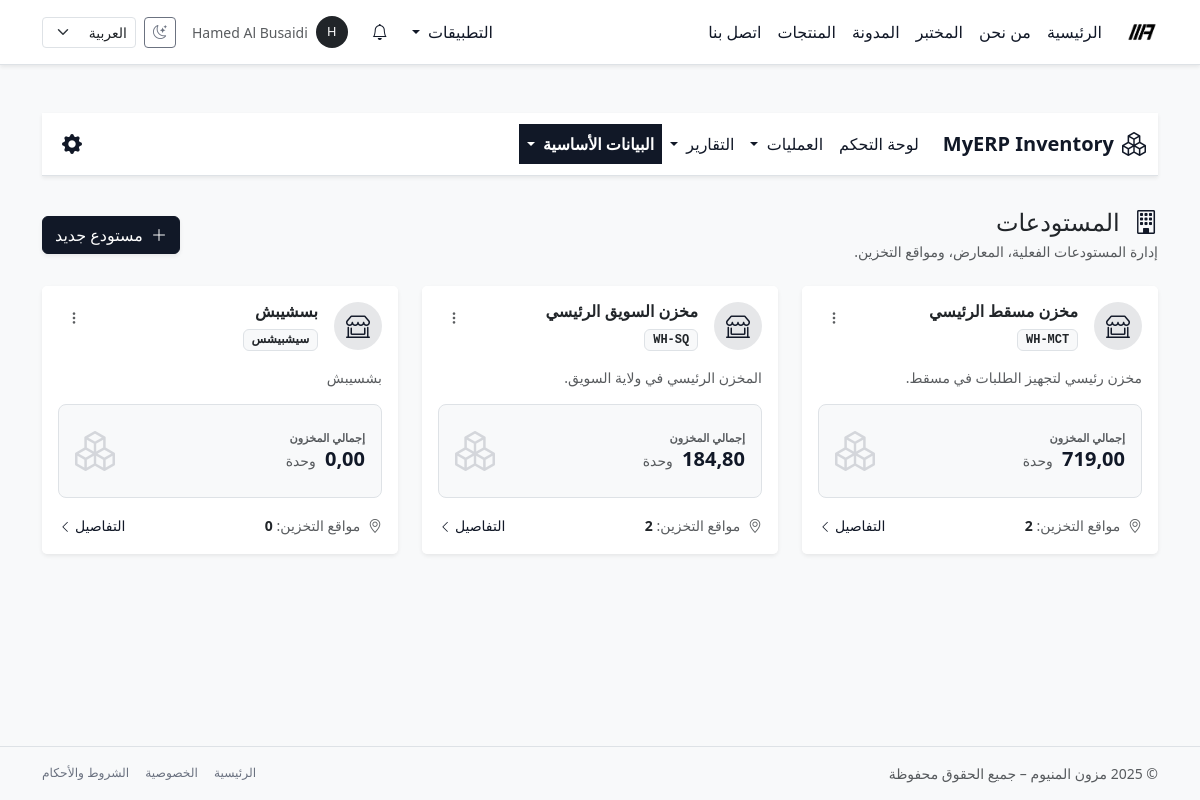
The app's page /ar/inventory/warehouses/ (signed in) with its own data.
### inventory/models.py (models this page shows, shortened)
class Warehouse(BaseModel):
    code = models.CharField(max_length=20, unique=True, verbose_name=_("كود المستودع"))
    name = models.CharField(max_length=200, verbose_name=_("اسم المستودع"))
    description = models.TextField(blank=True, verbose_name=_("الوصف"))
    is_active = models.BooleanField(default=True, verbose_name=_("نشط"))
    objects = WarehouseManager()
    class Meta:
        verbose_name = _("مستودع")
        verbose_name_plural = _("المستودعات")
        ordering = ("code",)

### inventory/views.py (the view)
# urls.py: path("warehouses/", views.WarehouseListView.as_view(), name="warehouse_list"),
class WarehouseListView(LoginRequiredMixin, ListView):
    model = Warehouse
    template_name = "inventory/warehouse/list.html"
    context_object_name = "warehouses"
    def get_queryset(self):
        return Warehouse.objects.active().with_total_qty().order_by("code")
    def get_context_data(self, **kwargs):
        context = super().get_context_data(**kwargs)
        context["active_section"] = "inventory_master"
        return context

### core/context_processors/notifications.py (called while the page is built)
def notifications_context(request):
    user = request.user
    if not user.is_authenticated:
        return {}
    base_qs = Notification.objects.for_user(user)
    unread_count = base_qs.unread().count()
    recent_notifications = list(
        base_qs.select_related("target_content_type")[:10]
    )
    return {
        "notif_unread_count": unread_count,
        "notif_recent": recent_notifications,
        "notif_has_unread": unread_count > 0,
    }

### core/models/notifications.py (called while the page is built)
    def visible(self):
        return self.filter(is_deleted=False)

    def for_user(self, user: User):
        return self.visible().filter(recipient=user)

    def unread(self):
        return self.visible().filter(is_read=False)

    @property
    def bootstrap_level_class(self) -> str:
        try:
            level_enum = self.Levels(self.level)
        except ValueError:
            return "bg-secondary-subtle text-secondary-emphasis"
        mapping = {
            self.Levels.INFO: "bg-secondary-subtle text-secondary-emphasis",
            self.Levels.SUCCESS: "bg-success-subtle text-success-emphasis",
            self.Levels.WARNING: "bg-warning-subtle text-warning-emphasis",
            self.Levels.ERROR: "bg-danger-subtle text-danger-emphasis",
        }
        return mapping.get(
            level_enum,
            "bg-secondary-subtle text-secondary-emphasis",
        )

    @property
    def icon_name(self) -> str:
        try:
            level_enum = self.Levels(self.level)
        except ValueError:
            return "bi-info-circle"
        mapping = {
            self.Levels.INFO: "bi-info-circle",
            self.Levels.SUCCESS: "bi-check-circle",
            self.Levels.WARNING: "bi-exclamation-triangle",
            self.Levels.ERROR: "bi-x-circle",
        }
        return mapping.get(level_enum, "bi-info-circle")

### inventory/managers.py (called while the page is built)
    def active(self) -> "WarehouseQuerySet":
        return self.filter(is_active=True)

    def with_total_qty(self) -> "WarehouseQuerySet":
        return self.annotate(
            total_qty=Sum("stock_levels__quantity_on_hand", default=DECIMAL_ZERO)
        )

### templates/inventory/warehouse/list.html (shortened to what this page needs)
{% extends "inventory/base_inventory.html" %}
{% load i18n humanize %}
{% block inventory_content %}
<div class="py-3">
    <div class="d-flex justify-content-between align-items-center mb-4">
        <div>
            <h1 class="h4 mb-1 text-gray-800">
                <i class="bi bi-building me-2 text-primary"></i>
                {% trans "المستودعات" %}
            </h1>
            <p class="text-muted small mb-0">{% trans "إدارة المستودعات الفعلية، المعارض، ومواقع التخزين." %}</p>
        </div>
        <div>
            <a href="{% url 'inventory:warehouse_create' %}" class="btn btn-primary shadow-sm">
                <i class="bi bi-plus-lg me-1"></i> {% trans "مستودع جديد" %}
            </a>
        </div>
    </div>
    <div class="row g-4">
        {% for warehouse in warehouses %}
        <div class="col-md-6 col-xl-4">
            <div class="card shadow-sm border-0 h-100">
                <div class="card-header bg-white py-3 d-flex justify-content-between align-items-start border-bottom-0">
                    <div class="d-flex align-items-center">
                        <div class="rounded-circle bg-primary bg-opacity-10 text-primary d-flex align-items-center justify-content-center me-3" style="width: 48px; height: 48px;">
                            <i class="bi bi-shop-window fs-4"></i>
                        </div>
                        <div>
                            <h5 class="h6 mb-1 fw-bold text-dark">{{ warehouse.name }}</h5>
                            <span class="badge bg-light text-dark border font-monospace">{{ warehouse.code }}</span>
                        </div>
                    </div>
                    <div class="dropdown">
                        <button class="btn btn-sm btn-link text-muted" type="button" data-bs-toggle="dropdown">
                            <i class="bi bi-three-dots-vertical"></i>
                        </button>
                    </div>
                </div>
                <div class="card-body pt-0">
                    <p class="text-muted small mb-3">
                        {{ warehouse.description|default:_("لا يوجد وصف متاح.")|truncatechars:80 }}
                    </p>
                    <div class="p-3 bg-light rounded-3 border d-flex justify-content-between align-items-center">
                        <div>
                            <small class="text-uppercase text-muted fw-bold d-block" style="font-size: 0.7rem;">
                                {% trans "إجمالي المخزون" %}
                            </small>
                            <span class="h5 fw-bold mb-0 text-primary">
                                {{ warehouse.total_qty|default:0|floatformat:2|intcomma }}
                            </span>
                            <small class="text-muted ms-1">{% trans "وحدة" %}</small>
                        </div>
                        <div class="text-end">
                            <i class="bi bi-boxes fs-1 text-secondary opacity-25"></i>
                        </div>
                    </div>
                </div>
                <div class="card-footer bg-white border-top-0 pt-0 pb-3">
                    <div class="d-flex align-items-center justify-content-between">
                        <small class="text-muted">
                            <i class="bi bi-geo-alt me-1"></i>
                            {% trans "مواقع التخزين:" %}
                            <span class="fw-bold text-dark">{{ warehouse.locations.count }}</span>
                        </small>
                        <a href="#" class="btn btn-sm btn-link text-decoration-none p-0">
                            {% trans "التفاصيل" %} <i class="bi bi-chevron-left small"></i>
                        </a>
                    </div>
                </div>
            </div>
        </div>
        {% endfor %}
    </div>
</div>
{% endblock %}

### templates/base.html (shortened to what this page needs)
{% load static i18n %}
<!doctype html>
<html lang="{{ LANGUAGE_CODE }}" dir="{% if LANGUAGE_CODE == 'ar' %}rtl{% else %}ltr{% endif %}" data-bs-theme="light">
<head>
  {% if LANGUAGE_CODE == "ar" %}
    <link href="https://cdn.jsdelivr.net/npm/bootstrap@5.3.8/dist/css/bootstrap.rtl.min.css" rel="stylesheet"/>
  {% else %}
    <link href="https://cdn.jsdelivr.net/npm/bootstrap@5.3.8/dist/css/bootstrap.min.css" rel="stylesheet"/>
  {% endif %}
  <link rel="stylesheet" href="https://cdn.jsdelivr.net/npm/bootstrap-icons@1.11.3/font/bootstrap-icons.css">
  <link rel="stylesheet" href="{% static 'css/mazoon_style.css' %}"/>
</head>
<body class="bg-body-tertiary text-body d-flex flex-column min-vh-100">
<nav class="navbar navbar-expand-lg bg-body border-bottom shadow-sm sticky-top">
  <div class="container-lg">
    <a class="navbar-brand fw-bold d-flex align-items-center gap-2 py-2" href="{% url 'home' %}">
      <img src="{% static 'img/logo_mazoon_black.png' %}"
           alt="Mazoon Aluminum logo"
           class="img-fluid"
           style="height: 32px;">
    </a>
    <div class="collapse navbar-collapse" id="mainNavbar">
      <ul class="navbar-nav me-auto mb-2 mb-lg-0">
        <li class="nav-item">
          <a class="nav-link {% if request.resolver_match.url_name == 'home' %}active{% endif %}" href="{% url 'home' %}">{% trans "الرئيسية" %}</a>
        </li>
        <li class="nav-item">
          <a class="nav-link {% if request.resolver_match.url_name == 'about' %}active{% endif %}" href="{% url 'about' %}">{% trans "من نحن" %}</a>
        </li>
        <li class="nav-item">
          <a class="nav-link {% if request.resolver_match.url_name == 'lab' %}active{% endif %}" href="{% url 'lab' %}">{% trans "المختبر" %}</a>
        </li>
        <li class="nav-item">
          <a class="nav-link {% if request.resolver_match.url_name == 'blog_list' %}active{% endif %}" href="{% url 'blog_list' %}">{% trans "المدونة" %}</a>
        </li>
        <li class="nav-item">
          <a class="nav-link {% if request.resolver_match.url_name == 'product_list' %}active{% endif %}" href="{% url 'product_list' %}">{% trans "المنتجات" %}</a>
        </li>
        <li class="nav-item">
          <a class="nav-link {% if request.resolver_match.url_name == 'contact' %}active{% endif %}" href="{% url 'contact' %}">{% trans "اتصل بنا" %}</a>
        </li>
      </ul>
      <ul class="navbar-nav ms-auto mb-2 mb-lg-0 align-items-center gap-2">
        {% if user.is_authenticated %}
          {% if user.is_staff or user.is_superuser %}
            <li class="nav-item dropdown">
              <a class="nav-link dropdown-toggle" href="#" id="appsDropdown" role="button" data-bs-toggle="dropdown" aria-expanded="false">
                {% trans "التطبيقات" %}
              </a>
            </li>
          {% endif %}
        {% endif %}
        {% include "core/notifications/_navbar_dropdown.html" %}
        {% if user.is_authenticated %}
          <li class="nav-item dropdown">
            <a class="nav-link d-flex align-items-center gap-2"
               href="#"
               id="userMenuDropdown"
               role="button"
               data-bs-toggle="dropdown"
               aria-expanded="false">
              <span class="rounded-circle d-inline-flex justify-content-center align-items-center bg-dark text-white"
                    style="width: 32px; height: 32px; font-size: 0.8rem;">
                {{ user.username|first|upper }}
              </span>
              <span class="d-none d-xl-inline small text-muted">
                {{ user.get_full_name|default:user.username }}
              </span>
            </a>
          </li>
        {% endif %}
        <li class="nav-item">
          <button class="btn btn-sm btn-outline-secondary d-flex align-items-center justify-content-center"
                  type="button"
                  id="themeToggleBtn"
                  aria-label="{% trans 'تبديل وضع اللون' %}"
                  title="{% trans 'تبديل وضع اللون' %}">
            <i class="bi bi-moon-stars" id="themeToggleIcon"></i>
          </button>
        </li>
        <li class="nav-item">
          <form action="{% url 'set_language' %}" method="post" class="d-flex align-items-center">
            <select name="language"
                    class="form-select form-select-sm"
                    onchange="this.form.submit()">
              <option value="ar" {% if LANGUAGE_CODE == 'ar' %}selected{% endif %}>العربية</option>
            </select>
          </form>
        </li>
      </ul>
    </div>
  </div>
</nav>
<main class="py-4 py-md-5 flex-grow-1">
  <div class="container-lg">
    {% block content %}{% endblock %}
  </div>
</main>
<footer class="border-top py-3 mt-auto bg-body-tertiary d-print-none">
  <div class="container-lg d-flex flex-column flex-md-row justify-content-between align-items-center text-muted small gap-2">
   <div>
  &copy; {% now "Y" %} {% trans "مزون المنيوم – جميع الحقوق محفوظة" %}
</div>
    <div class="d-flex gap-3">
      <a href="{% url 'home' %}" class="link-secondary text-decoration-none small">{% trans "الرئيسية" %}</a>
      <a href="#" class="link-secondary text-decoration-none small">{% trans "الخصوصية" %}</a>
      <a href="#" class="link-secondary text-decoration-none small">{% trans "الشروط والأحكام" %}</a>
    </div>
  </div>
</footer>
</body>
</html>

### static/css/mazoon_style.css (style rules this page uses)
:root, [data-bs-theme="light"] { --bs-link-color: #111827; --bs-link-color-rgb: 17, 24, 39; --bs-link-hover-color: #020617; --bs-link-hover-color-rgb: 2, 6, 23; --bs-primary: #111827; --bs-primary-rgb: 17, 24, 39; --bs-secondary: #6b7280; --bs-secondary-rgb: 107, 114, 128; }
[data-bs-theme="light"] .btn-primary { --bs-btn-bg: #111827; --bs-btn-border-color: #111827; --bs-btn-color: #fff; --bs-btn-hover-bg: #020617; --bs-btn-hover-border-color: #020617; }
[data-bs-theme="light"] .btn-outline-secondary { --bs-btn-color: #6b7280; --bs-btn-border-color: #6b7280; --bs-btn-hover-color: #fff; --bs-btn-hover-bg: #6b7280; --bs-btn-hover-border-color: #6b7280; }
[data-bs-theme="light"] .nav-link { color: #111827 !important; }
.navbar-brand { padding-top: 0.25rem; padding-bottom: 0.25rem; }

### records on screen
Warehouse: name "مخزن مسقط الرئيسي", code "WH-MCT", description "مخزن رئيسي لتجهيز الطلبات في مسقط.", total_qty "719,00", locations.count "2"
Warehouse: name "مخزن السويق الرئيسي", code "WH-SQ", description "المخزن الرئيسي في ولاية السويق.", locations.count "2"
Warehouse: name "بسشيبش", code "سيشبيشس", description "بشسيبش", locations.count "0"

### other values on screen
{{ user.username|first|upper }} "H"
{{ user.get_full_name|default:user.username }} "Hamed Al Busaidi"
